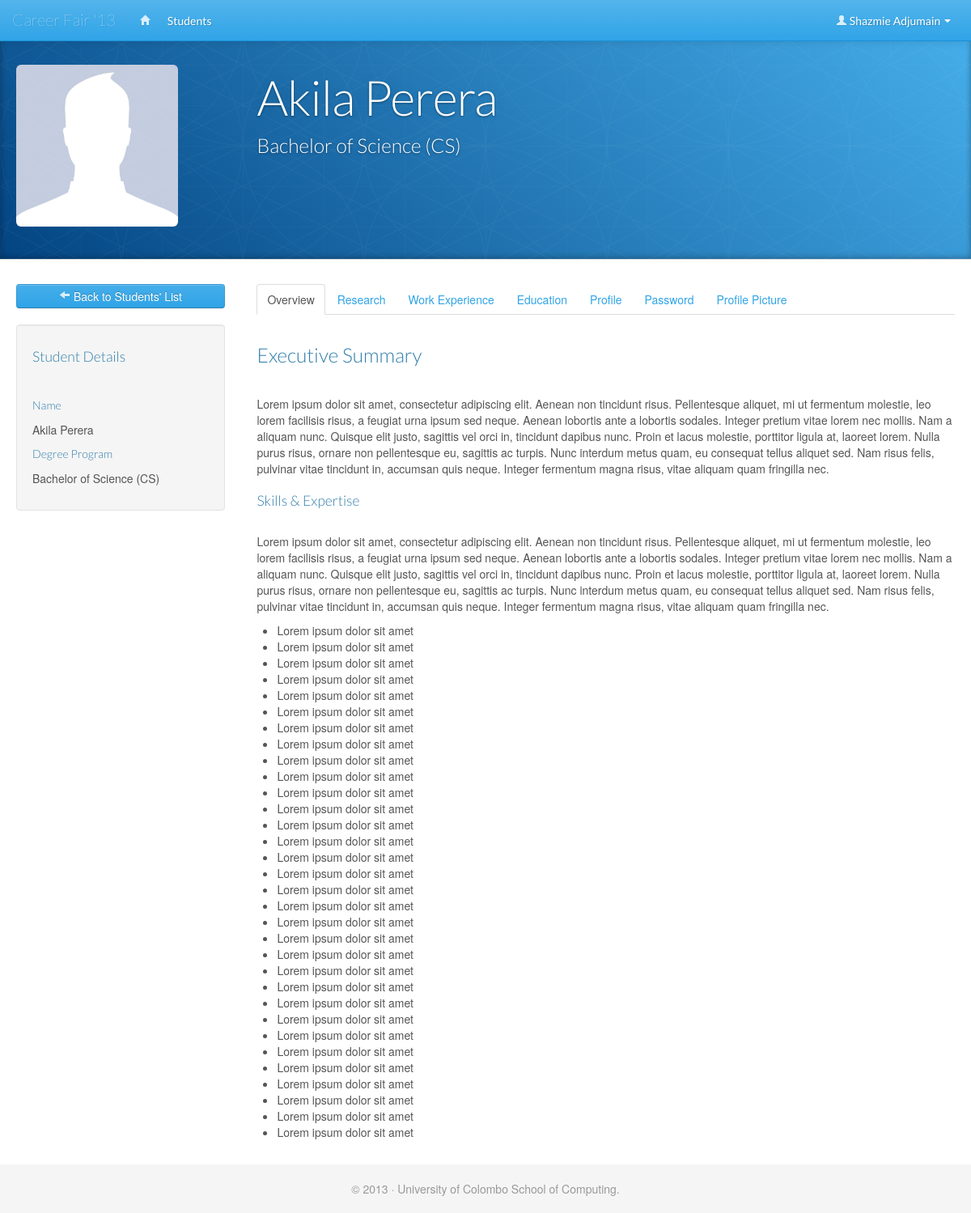
The page /read_update_student.php?studentid=54 (signed in) on the database its author committed.
### tables this page shows
CREATE TABLE `user_logins` (
  `id` int(11) NOT NULL AUTO_INCREMENT,
  `object_type` int(11) NOT NULL,
  `username` varchar(50) NOT NULL,
  `password` varchar(50) NOT NULL,
  `first_name` varchar(100) NOT NULL,
  `last_name` varchar(100) NOT NULL,
  `email_address` varchar(255) NOT NULL,
  `telephone_number` varchar(20) NOT NULL,
  PRIMARY KEY (`id`),
  KEY `object_type` (`object_type`)
);

CREATE TABLE `obj_degree_programs` (
  `id` int(11) NOT NULL AUTO_INCREMENT,
  `name` varchar(255) NOT NULL,
  `display_name` varchar(255) NOT NULL,
  `duration` int(1) NOT NULL,
  PRIMARY KEY (`id`)
);

### includes/session.php (called while the page is built, shortened)
<?php
require_once("database.php");
class Session {
	private function check_log_in(){
		if (isset($_SESSION['id']) && isset($_SESSION['object_type'])){
			$this->object_type = $_SESSION['object_type'];
			$this->logged_in = true;
		} else {
			unset($this->id);
			unset($this->object_type);
			$this->logged_in = false;
		}
	}
}
$session = new Session();
?>

### includes/user_login.php (called while the page is built, shortened)
<?php
require_once("database.php");
class UserLogin extends DatabaseObject {
	protected static $table_name = "user_logins";
	public $first_name;
	public $last_name;
	public function get_user($id){
		$sql  = "SELECT * FROM " . static::$table_name;
		$sql .= " WHERE id = " . $id;
		$sql .= " LIMIT 1";
		$result_array = self::find_by_sql($sql);
		return !empty($result_array) ? array_shift($result_array) : false;
	}
	public function full_name(){
		if (isset($this->first_name) && isset($this->last_name)){
			return $this->first_name . " " . $this->last_name;
		} else {
			return "";
		}
	}
}
?>

### includes/database.php (called while the page is built, shortened)
<?php
class MySQLDatabase{
	private $connection;
	public function open_connection(){
		$this->connection = mysql_connect(DB_SERVER, DB_USER, DB_PASS);
	}
	public function query($sql){
		$result = mysql_query($sql, $this->connection);
		return $result;
	}
	public function fetch_array($result_set){
		return mysql_fetch_array($result_set);
	}
}
$database = new MySQLDatabase();
?>

### includes/database_object.php (called while the page is built, shortened)
<?php
require_once("database.php");
class DatabaseObject {
	protected static $table_name;
	protected static $db_fields;
	public static function find_by_id($id=0){
		$result_array = static::find_by_sql("SELECT * FROM " . static::$table_name . " WHERE id = {$id}");
		return !empty($result_array) ? array_shift($result_array) : false;
	}
	public static function find_by_sql($sql=""){
		global $database;
		$result_set = $database->query($sql);
		$object_array = array();
		while ($row = $database->fetch_array($result_set)){
			$object_array[] = static::instantiate($row);
		}
		return $object_array;
	}
	private static function instantiate($row){
		$object = new $class_name;
		foreach($row as $attribute=>$value){
			if ($object->has_attribute($attribute)){
				$object->$attribute = $value;
			}
		}
		return $object;
	}
	private function has_attribute($attribute){
		return array_key_exists($attribute, $this->attributes());
	}
	protected function attributes(){
		$attributes = array();
		foreach(static::$db_fields as $field){
			if(property_exists($this, $field)){
				$attributes[$field] = $this->$field;
			}
		}
		return $attributes;
	}
}
?>

### public/read_update_student.php (the view, shortened to what this page needs)
<?php
require_once("../includes/initialize.php");
$user_login_object = new UserLogin();
$student_object = new Student();
$admin_user_object = new AdminUser();
if ($session->is_logged_in()){
	if (isset($_GET['studentid'])){
		$student_to_read_update = $student_object->find_by_id($_GET['studentid']);
		$details_of_student_to_read_update = $user_login_object->get_user($student_to_read_update->login_id);
	} else {
		$session->message("No Student has been selected to view.");
		redirect_to("admin_list_students.php");
	}
	if ($session->object_type == 3){
		$user = $user_login_object->get_user($_SESSION['id']);
		$admin_user = $admin_user_object->get_user($user->id);
	} else if ($session->object_type == 2){
		$user = $user_login_object->get_user($_SESSION['id']);
		$student = $student_object->get_user($user->id);
	} else if ($session->object_type == 5){
		$user = $user_login_object->get_user($_SESSION['id']);
	}
} else {
	redirect_to("login.php");
}
$dp = new DegreeProgram();
$degree_program_of_student_to_read_update = $dp->find_by_id($student_to_read_update->degree_program_id);
?>
<!DOCTYPE html>
<html lang="en">
  <head>
    <?php require_once('../includes/layouts/header.php');?>
  </head>
  <body>
    <div id="wrap">
      <?php require_once('../includes/layouts/navbar.php');?>
      <header class="jumbotron subhead">
		 <div class="container-fluid">
		 <div class="row-fluid">
		 <div class="span3">
		 <?php
         if (!empty($profile_picture_of_student->filename)) {
         	echo '<img src="../' . $profile_picture_of_student->image_path() . '" width="200" class="img-rounded" />';
         } else {
         	echo '<img src="img/default-prof-pic.jpg" width="200" class="img-rounded" alt="Please upload a profile picture" />';
         }
         ?>
		 </div>
		 <div class="span9">
		   <h1><?php echo $details_of_student_to_read_update->full_name();?></h1>
		   <h3><?php echo $degree_program_of_student_to_read_update->display_name; ?></h3>
		 </div>
		 </div>
		 </div>
	  </header>
      <div class="container-fluid">
      <div class="row-fluid">
        <div class="span3 sidebar">
	        <div class="sidenav" data-spy="affix" data-offset-top="275">
	        	<a href="list_students.php" class="btn btn-primary btn-block"><i class="icon-arrow-left icon-white"></i> Back to Students' List</a><br />
	        	<div class="well">
	        		<h4>Student Details</h4><br />
	        		<h5>Name</h5>
	        		<p><?php echo $details_of_student_to_read_update->full_name();?></p>
	        		<h5>Degree Program</h5>
	        		<p><?php echo $degree_program_of_student_to_read_update->display_name; ?></p>
	        	</div>
	        </div>
        </div>
        <div class="span9">
        <section>
        <ul class="nav nav-tabs">
	      <li class="active"><a href="#overview" data-toggle="tab">Overview</a></li>
	      <li><a href="#research" data-toggle="tab">Research</a></li>
	      <li><a href="#work_experience" data-toggle="tab">Work Experience</a></li>
	      <li><a href="#education" data-toggle="tab">Education</a></li>
	      <li><a href="#user_details" data-toggle="tab">Profile</a></li>
	      <li><a href="#password_update" data-toggle="tab">Password</a></li>
	      <li><a href="#profile_picture" data-toggle="tab">Profile Picture</a></li>
	    </ul>
	    <div id="tab_content" class="tab-content">
	      	<div class="tab-pane active in" id="overview">
	      	<div class="row-fluid">
      			<h3>Executive Summary</h3>
      			<br />
      		</div>
      		<div class="row-fluid">
      			<p>Lorem ipsum dolor sit amet, consectetur adipiscing elit. Aenean non tincidunt risus. Pellentesque aliquet, mi ut fermentum molestie, leo lorem facilisis risus, a feugiat urna ipsum sed neque. Aenean lobortis ante a lobortis sodales. Integer pretium vitae lorem nec mollis. Nam a aliquam nunc. Quisque elit justo, sagittis vel orci in, tincidunt dapibus nunc. Proin et lacus molestie, porttitor ligula at, laoreet lorem. Nulla purus risus, ornare non pellentesque eu, sagittis ac turpis. Nunc interdum metus quam, eu consequat tellus aliquet sed. Nam risus felis, pulvinar vitae tincidunt in, accumsan quis neque. Integer fermentum magna risus, vitae aliquam quam fringilla nec.</p>
      		</div>
      		<div class="row-fluid">
      			<h4>Skills &amp; Expertise</h4>
      			<br />
      		</div>
      		<div class="row-fluid">
      			<p>Lorem ipsum dolor sit amet, consectetur adipiscing elit. Aenean non tincidunt risus. Pellentesque aliquet, mi ut fermentum molestie, leo lorem facilisis risus, a feugiat urna ipsum sed neque. Aenean lobortis ante a lobortis sodales. Integer pretium vitae lorem nec mollis. Nam a aliquam nunc. Quisque elit justo, sagittis vel orci in, tincidunt dapibus nunc. Proin et lacus molestie, porttitor ligula at, laoreet lorem. Nulla purus risus, ornare non pellentesque eu, sagittis ac turpis. Nunc interdum metus quam, eu consequat tellus aliquet sed. Nam risus felis, pulvinar vitae tincidunt in, accumsan quis neque. Integer fermentum magna risus, vitae aliquam quam fringilla nec.</p>
      		</div>
      		<div class="row-fluid">
      			<ul>
      			<li>Lorem ipsum dolor sit amet</li>
      			<li>Lorem ipsum dolor sit amet</li>
      			<li>Lorem ipsum dolor sit amet</li>
      			<li>Lorem ipsum dolor sit amet</li>
      			<li>Lorem ipsum dolor sit amet</li>
      			<li>Lorem ipsum dolor sit amet</li>
      			<li>Lorem ipsum dolor sit amet</li>
      			<li>Lorem ipsum dolor sit amet</li>
      			<li>Lorem ipsum dolor sit amet</li>
      			<li>Lorem ipsum dolor sit amet</li>
      			<li>Lorem ipsum dolor sit amet</li>
      			<li>Lorem ipsum dolor sit amet</li>
      			<li>Lorem ipsum dolor sit amet</li>
      			<li>Lorem ipsum dolor sit amet</li>
      			<li>Lorem ipsum dolor sit amet</li>
      			<li>Lorem ipsum dolor sit amet</li>
      			<li>Lorem ipsum dolor sit amet</li>
      			<li>Lorem ipsum dolor sit amet</li>
      			<li>Lorem ipsum dolor sit amet</li>
      			<li>Lorem ipsum dolor sit amet</li>
      			<li>Lorem ipsum dolor sit amet</li>
      			<li>Lorem ipsum dolor sit amet</li>
      			<li>Lorem ipsum dolor sit amet</li>
      			<li>Lorem ipsum dolor sit amet</li>
      			<li>Lorem ipsum dolor sit amet</li>
      			<li>Lorem ipsum dolor sit amet</li>
      			<li>Lorem ipsum dolor sit amet</li>
      			<li>Lorem ipsum dolor sit amet</li>
      			<li>Lorem ipsum dolor sit amet</li>
      			<li>Lorem ipsum dolor sit amet</li>
      			<li>Lorem ipsum dolor sit amet</li>
      			<li>Lorem ipsum dolor sit amet</li>
      			</ul>
      		</div>
	      	</div>
	    </div>
	    </section>
	  	</div>
        </div>
      </div>
      <div class="clearfix">&nbsp;</div>
      <div id="push"></div>
    </div>
    <?php require_once('../includes/layouts/footer.php');?>
  </body>
</html>

### includes/layouts/navbar.php (shortened to what this page needs)
<div class="navbar navbar-fixed-top navbar-invers">
  <div class="navbar-inner">
    <div class="container">
      <a class="brand" href="index.php"><?php echo WEB_APP_SHORT_NAME; ?></a>
      <div class="nav-collapse collapse navbar-responsive-collapse">
        <ul class="nav navbar-nav">
          <li<?php if (!empty($page) && $page == 'index'){echo ' class="active"';}?>><a href="index.php"><i class="icon-home icon-white"></i></a></li>
          <li><a href="list_students.php">Students</a></li>
        </ul>
        <ul class="nav navbar-nav pull-right">
          <?php if (!empty($session->id) && ($session->object_type == 3 || $session->object_type == 2 || $session->object_type == 5) ) {  ?>
          	<li class="dropdown">
          	<a href="#" class="dropdown-toggle" data-toggle="dropdown">
          	<i class="icon-user icon-white"></i> <?php if (!empty($user->id)) { echo $user->full_name(); } ?> <b class="caret"></b>
          	</a>
          	</li>
          <?php } else { ?>
          	<li><a href="login.php">Login</a></li>
          <?php } ?>
        </ul>
      </div>
    </div>
  </div>
</div>

### public/css/bootswatch-cerulean/docs.css (style rules this page uses)
body { position: relative; padding-top: 40px; }
section { padding-top: 30px; }
section > ul li { margin-bottom: 5px; }
.jumbotron { position: relative; padding: 40px 0; color: #fff; text-align: center; text-shadow: 0 1px 3px rgba(0,0,0,.4), 0 0 30px rgba(0,0,0,.075); background: #034482; background: -moz-linear-gradient(45deg, #034482 0%, #45aeea 100%); background: -webkit-gradient(linear, left bottom, right top, color-stop(0%,#034482), color-stop(100%,#45aeea)); background: -webkit-linear-gradient(45deg, #034482 0%,#45aeea 100%); background: -o-linear-gradient(45deg, #034482 0%,#45aeea 100%); background: -ms-linear-gradient(45deg, #034482 0%,#45aeea 100%); background: linear-gradient(45deg, #034482 0%,#45aeea 100%); filter: progid:DXImageTransform.Microsoft.gradient( startColorstr='#034482', endColorstr='#45aeea',GradientType=1 ); -webkit-box-shadow: inset 0 3px 7px rgba(0,0,0,.2), inset 0 -3px 7px rgba(0,0,0,.2); -moz-box-shadow: inset 0 3px 7px rgba(0,0,0,.2), inset 0 -3px 7px rgba(0,0,0,.2); box-shadow: inset 0 3px 7px rgba(0,0,0,.2), inset 0 -3px 7px rgba(0,0,0,.2); }
.jumbotron h1 { font-size: 80px; font-weight: 300; letter-spacing: -1px; line-height: 1; }
.jumbotron:after { content: ''; display: block; position: absolute; top: 0; right: 0; bottom: 0; left: 0; background: url(../../img/masthead-pattern.png) repeat center center; opacity: .4; }
.subhead { text-align: left; border-bottom: 1px solid #ddd; }
.subhead h1 { font-size: 60px; color: #fff; }
.subhead h3 { color: #fff; }
.sidenav { margin: 30px 0 0; padding: 0; background-color: #fff; }
@media (min-width: 1200px) { .sidenav { width: 258px; } }

### includes/layouts/header.php (style rules this page uses)
html, body { height: 100%; }
#wrap { min-height: 100%; height: auto !important; height: 100%; margin: 0 auto -60px; }
#push, #footer { height: 60px; }

### rows shown on the page
user_logins: $user->full_name() "Shazmie Adjumain"
user_logins: $details_of_student_to_read_update->full_name() "Akila Perera"
obj_degree_programs: display_name "Bachelor of Science (CS)"

### other values the page prints
WEB_APP_SHORT_NAME "Career Fair '13"
